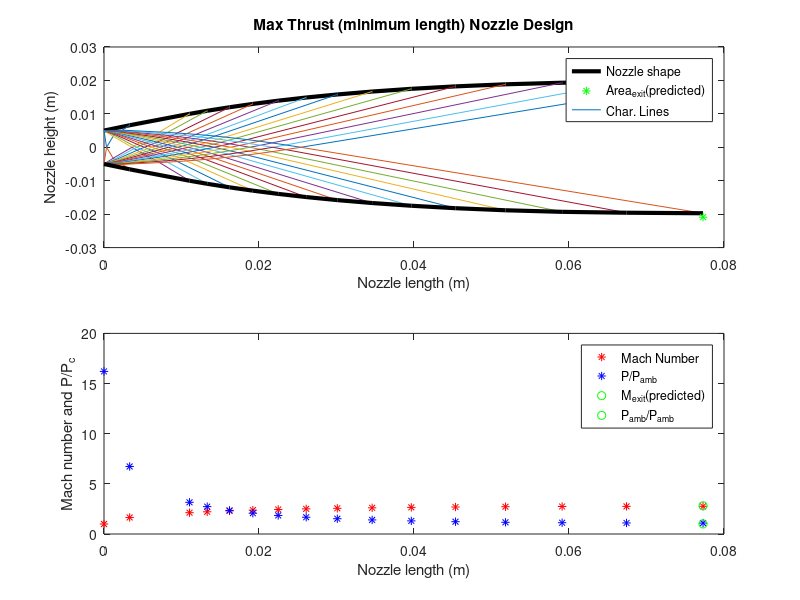
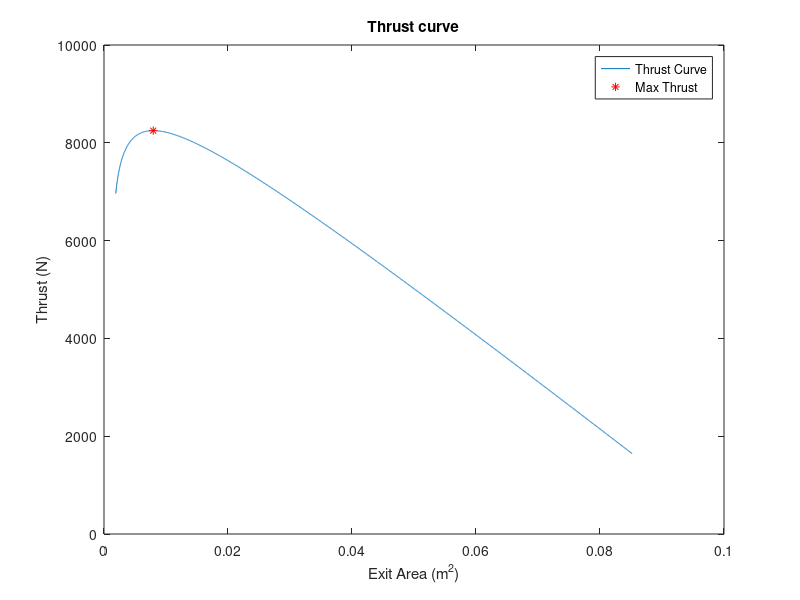

Write the MATLAB code that produced these figures, in order.
% Britton Jeffrey Olson
%   Ph.D. Candidate
%   Stanford Univeristy
%   Department of Aero/Astro
%%%%%%%%    Introduction and Background     %%%%%%%%
%   This program gives the ideal nozzle geometry using the method of
%   characteristics for a Quasi-2D Diverging Nozzle.  Assume gas is
%   exhausting from a combustion chamber that has no mass flow rate in.  
%   Using 2D nozzle flow relations, an optimal throat area is found that
%   will produce the max amount of thrust for the given ambient pressure
%   and combustion chamber parameters.  This Area is automatically set and
%   fed into the method of charactertistics portion of that code.  The
%   method of characteristics also uses the exit Mach number that
%   corresponds to the ideal exit area.  
%%%%%%%%    Directions for running the program      %%%%%%%%
%   Run default or modify the problem parameters in nozzle.m and noz_cfd.m
%   1)  Run the nozzle.m program-  This will design the nozzle
%   2)  Run noz_mesh.m-  This will set up a grid for the newly designed
%   nozzle
%   3)  Run noz_cfd.m-  This will solve the 2-D Euler equations on the
%   nozzle mesh and plot the result.
%   
%   ***Note*** 
%       You must run them in this order without clearing variables.
%   	Each script depends on the one before it.  Also, solver has the
%   	functions used by noz_cfd.m and needs to be in the same directory.
%
%   Figure(1): Static thrust as function of exit area
%   Figure(2): Nozzle design and plots of Mach number & Pressure vs Length
%   Figure(3): CFD simulation of designed nozzle
clear all;
clc;
%   Problem parameters
T_c = 220;     % Temperature in the combustion chamber (K)
P_c = 30e5;    % Pressure in the combustion chamber (Pa)
P_amb = 101e3;  % Ambient pressure (Pa)
T_amb = 295;    % Ambient temperature (K)
gamma = 1.3;   % Ratio of Specific Heats Cp/Cv (Gamma)
W = 48;       % Molecular weight of gas (kg/kmol)
width = .19;     % Nozzle width (meters)
h_th = .01;    % Throat  height (meters)
%   Method of Characteristics
num = 15;       % Number of Characteristic lines
theta_i = .03;  % Initial step in theta 
plotter = 1;    % Set to '1' to plot nozzle
dh = h_th/100;
max_iter = 10000;
R = 8314/W;
%   Part A
%find where P becomes u
h(1) = h_th;
A_star = h_th*width;
M =1;
dM1 = .1;
for i=1: max_iter
    h(i) = h(1) + (i-1)*dh;
    Ae(i) = h(i)*width;
    A_Asq = (Ae(i)/A_star)^2;
    A_ratio(i)=sqrt(A_Asq);
    
    %Newton Rhapson on Eq. 5.20 - Anderson text
    res = 1;
    if i > 1
        M = Ma(i-1);
    end
    
     while res > .001
        M2 = M + dM1;
        funa1 = -A_Asq + (1/M^2)*((2/(gamma+1))*(1+(gamma-1)*M^2/2))^((gamma+1)/(gamma-1));
        funa2 = -A_Asq + (1/M2^2)*((2/(gamma+1))*(1+(gamma-1)*M2^2/2))^((gamma+1)/(gamma-1));
        dv_dm = (funa2-funa1)/dM1;
        
        M = M - funa1/dv_dm;
        res = abs(funa1);
        
    end
    Ma(i) = M;
    
    % Find Pressure
    P(i) = P_c*(1+(gamma-1)*Ma(i)^2/2)^(-gamma/(gamma-1));
    
    % Find thrust for each point
    Te(i) = T_c/(1+(gamma-1)*Ma(i)^2/2);
    Tt(i) = T_c/(1+(gamma-1)/2);
    Ve(i) = Ma(i)*sqrt(Te(i)*gamma*R);
    Vt(i) = sqrt(Tt(i)*gamma*R);
    rhot(i) = P(i)/(R*Te(i));
    mdot(i) = rhot(i)*Ve(i)*Ae(i);
    TT(i) = mdot(i)*Ve(i) + (P(i) - P_amb)*Ae(i);
    
    if P(i) < P_amb
        %break
        %Calculate the pressure if shock wave exists at the exit plane
        P_exit = P(i)*(1+(gamma*2/(gamma+1))*(Ma(i)^2-1));
        
         if P_exit <= P_amb
             P(i) = P_exit;
             break
         else
         end
        
    else
    end
    
end
figure(2)
plot(Ae,TT)
title('Thrust curve')
xlabel('Exit Area (m^2)')
ylabel('Thrust (N)')
%   Part B  
%   Determine the nominal exit area of the nozzle 
%   to maximize thrust
[a,b]=max(TT);
%   Over or Underexpand the nozzle
b = b;
A_max = Ae(b);
Max_thrust = TT(b);
hold on;
plot(A_max,Max_thrust,'r*')
legend('Thrust Curve','Max Thrust')
%   Part C
%   Method of Characteristics
M_e = Ma(b);       %Mach number at ideal exit 
%Find theta_max by using equation 11.33
theta_max = (180/pi)*(sqrt((gamma+1)/(gamma-1))*atan((sqrt((gamma-1)*(M_e^2-1)/(gamma+1))))-atan(sqrt(M_e^2-1)))/2;
%  D_theta for each char line
del_theta = (theta_max - theta_i)/(num-1);
% Find 
for i=1:num
    %   Initialize mach numeber
    
    for j=1:num
        if i==1
            %Theta for each line (first lines)
            theta(i,j) = theta_i + del_theta*(j-1);
            nu(i,j) = theta(i,j);
            K_m(i,j) = theta(i,j) + nu(i,j);
            K_p(i,j) = theta(i,j) - nu(i,j);       
        
        elseif i > 1
        
            K_p(i,j) = -K_m(1,i);
            
            % Find Thetas
            if j >= i
                theta(i,j) = del_theta*(j-i);
            else
                %theta(i,j) = theta(j,i-1);
                theta(i,j) = theta(j,i);
                
            end
            nu(i,j) = theta(i,j) - K_p(i,j);
            K_m(i,j) = theta(i,j) + nu(i,j);
        end
    
    % Prandtl-Meyer function (using Newton Rhapson)
    dM = .1; % Leave at about .1
    if j == 1
        M_ex(i,j) = 1.00;
    else
        M_ex(i,j) = M_ex(i,j-1);
    end
    M = M_ex(i,j);    
    
    res = 1;
    while res > .01
        M2 = M + dM;
        funv1 = (-nu(i,j)*(pi/180)+(sqrt((gamma+1)/(gamma-1))*atan((sqrt((gamma-1)*(M^2-1)/(gamma+1))))-atan(sqrt(M^2-1))));
        funv2 = (-nu(i,j)*(pi/180)+(sqrt((gamma+1)/(gamma-1))*atan((sqrt((gamma-1)*(M2^2-1)/(gamma+1))))-atan(sqrt(M2^2-1))));
        dv_dm = (funv2-funv1)/dM;
        
        M = M - funv1/dv_dm;
        res = abs(funv1);
        
    end
    M_ex(i,j) = M;
    
    % Find the angle mu
    mu(i,j) = (180/pi)*asin(1/M_ex(i,j));
         
    end
    
    % Add last point to char line
    theta(i,num+1) = theta(i,num);
    nu(i,num+1) = nu(i,num);
    K_m(i,num+1) = K_m(i,num);
    K_p(i,num+1) = K_p(i,num);
end
char = zeros(num,num+1,2);
for i=1:num
    
    for j=1:num+1
        
% Draw points of intersection        
        %   Point 1 of all char lines          
        if j == 1 
            char(i,j,1) = 0;
            char(i,j,2) = h_th/2;
        end
        
        %   Where first line hits the symmetry line
        if i == 1 & j==2            
            char(i,j,1) = (-h_th/2)/tan((pi/180)*(theta(1,j-1)-mu(1,j-1)));
            char(i,j,2) = 0;
        end
        %   Where all other lines hit the symmetry line
        if j == i+1 & j>2            
              char(i,j,1) = -char(i-1,j,2)/tan((pi/180)*(.5*theta(i,j-2)-.5*(mu(i,j-2)+mu(i,j-1)))) + char(i-1,j,1);
              char(i,j,2) = 0;
              test(i,j) = (theta(i,j-2)-.5*(mu(i,j-2)+mu(i,j-1)));
              testpty(i,j) = char(i-1,j,2);
              testptx(i,j) = char(i-1,j,1);                
        end
            
        %   All other data points for char 1 calculated
        if i ==1 & j>2 & j ~= i+1
            C_p = tan((pi/180)*(.5*(theta(i,j-2)+theta(i,j-1))+.5*(mu(i,j-2)+mu(i,j-1))));
            C_m = tan((pi/180)*(.5*(theta(j-1,1)+theta(i,j-1))-.5*(mu(j-1,1)+mu(i,j-1))));
            A = [1,-C_m;1,-C_p];
            B = [char(1,1,2) - char(1,1,1)*C_m;
                char(1,j-1,2) - char(1,j-1,1)*C_p];
                iterm(1,:)=inv(A)*B;
                char(i,j,1) = iterm(1,2);
                char(i,j,2) = iterm(1,1);
        end
        
        %   All other points for all char lines calculated
        if i > 1 & j~=i+1 & j>2        
            C_p = tan((pi/180)*(.5*(theta(i,j-2)+theta(i,j-1))+.5*(mu(i,j-2)+mu(i,j-1))));
            C_m = tan((pi/180)*(.5*(theta(i-1,j-1)+theta(i,j-1))-.5*(mu(i-1,j-1)+mu(i,j-1))));
            A = [1,-C_m;1,-C_p];
            B = [char(i-1,j,2) - char(i-1,j,1)*C_m; char(i,j-1,2) - char(i,j-1,1)*C_p];
                
            iterm(1,:) = inv(A)*B;
            char(i,j,1) = iterm(1,2);
            char(i,j,2) = iterm(1,1);  
        end
    end
end
    
%  Fill in similar points (where char lines share points)
for i = 2:num
    for j=2:num
        char(j,i,1) = char(i-1,j+1,1);
        char(j,i,2) = char(i-1,j+1,2);
    end
end
        
% ******Make the nozzle shape and extend the char lines to wall******
%   Initial start point of the nozzle (at throat)
noz(1,1) = 0;
noz(1,2) = h_th/2;
%   Find all the points of the nozzle
for i = 2 : num
    %   Find different slopes and points to intersect
    m1 = tan((pi/180)*(theta(i-1,num)+mu(i-1,num)));    
    if i ==2
        m2 = (pi/180)*theta_max;
    else
        m2 = ((pi/180)*(theta(i-1,num+1)));
    end
    m3 = ((pi/180)*(theta(i-1,num)));
    m4 = tan((m2+m3)/2);
    
    A = [1,-m4; 1,-m1];
    B = [noz(i-1,2) - noz(i-1,1)*m4; char(i-1,num+1,2) - char(i-1,num+1,1)*m1];
                
    iterm(1,:) = inv(A)*B;
    noz(i,1) = iterm(1,2);
    noz(i,2) = iterm(1,1); 
    
    %   Extend char lines to wall
    char(i-1,num+2,1)= noz(i,1);
    char(i-1,num+2,2)= noz(i,2);
end
%Last line
m1 = tan((pi/180)*(theta(num,num)+ mu(num,num)));
m2 = ((pi/180)*(theta(num-1,num)));
m3 = ((pi/180)*(theta(num,num+1)));
m4 = tan((m2+m3)/2);
A = [1,-m4; 1,-m1];
B = [noz(num,2) - noz(num,1)*m4; char(num,num+1,2) - char(num,num+1,1)*m1];
                
iterm(1,:) = inv(A)*B;
noz(num+1,1) = iterm(1,2);
noz(num+1,2) = iterm(1,1); 
    
%   Extend char lines to wall
char(num,num+2,1)= noz(num+1,1);
char(num,num+2,2)= noz(num+1,2);
if plotter ==1
%   Plot the nozzle shape
figure(1);clf;
subplot(2,1,1);
plot(noz(:,1),noz(:,2),'k','LineWidth',3)
hold on;
[a,b] = max(noz);
plot(a(1),A_max/width/2,'g*')
%   Plot for loop for char lines
for i = 1 : num
    figure(1)
    hold on;
    plot(char(i,:,1),char(i,:,2))
    hold on;
    plot(char(i,:,1),-char(i,:,2))
end
%   Plot the nozzle shape (bottom side)
figure(1)
subplot(2,1,1)
hold on;
plot(noz(:,1),-noz(:,2),'k','LineWidth',3)
hold on;
plot(a(1),-A_max/width/2,'g*')
title('Max Thrust (minimum length) Nozzle Design')
xlabel('Nozzle length (m)')
ylabel('Nozzle height (m)')
legend('Nozzle shape','Area_e_x_i_t(predicted)','Char. Lines')
else 
end
%   Find  % errors in A/A* and Mexit
error_Area = 100*(width*2*noz(num,2) - A_max)/(A_max)
error_Mach = 100*(M_e - M_ex(num,num))/M_e
%   Plot Mach Number and pressure through nozzle using the quasi-1D
%   area relations.  (Isentropic expansion through nozzle)
Mnoz(1) = 1.0;  %   Choked Flow
M = Mnoz(1);
for i=1: size(noz,1)
    Ae(i) = 2*noz(i,2)*width;
    A_Asq = (Ae(i)/A_star)^2;
    A_ratio(i)=sqrt(A_Asq);
    
    %Newton Rhapson on Eq. 5.20 - Anderson text
    res = 1;
    if i > 1
        M = Mnoz(i-1);
    
    
     while res > .001
        M2 = M + dM1;
        funa1 = -A_Asq + (1/M^2)*((2/(gamma+1))*(1+(gamma-1)*M^2/2))^((gamma+1)/(gamma-1));
        funa2 = -A_Asq + (1/M2^2)*((2/(gamma+1))*(1+(gamma-1)*M2^2/2))^((gamma+1)/(gamma-1));
        dv_dm = (funa2-funa1)/dM1;
        
        M = M - funa1/dv_dm;
        res = abs(funa1);
        
    end
    Mnoz(i) = M;
    end
    % Find Pressure 
    Pnoz(i) = P_c*(1+(gamma-1)*Mnoz(i)^2/2)^(-gamma/(gamma-1));
end
figure(1);
subplot(2,1,2)
plot(noz(:,1),Mnoz,'r*')
hold on;
plot(noz(:,1),Pnoz/P_amb,'b*')
hold on;
plot(noz(size(noz,1),1),M_e,'go')
hold on;
plot(noz(size(noz,1),1),1,'go')
xlabel('Nozzle length (m)')
ylabel('Mach number and P/P_c')
legend('Mach Number','P/P_a_m_b','M_e_x_i_t(predicted)','P_a_m_b/P_a_m_b')